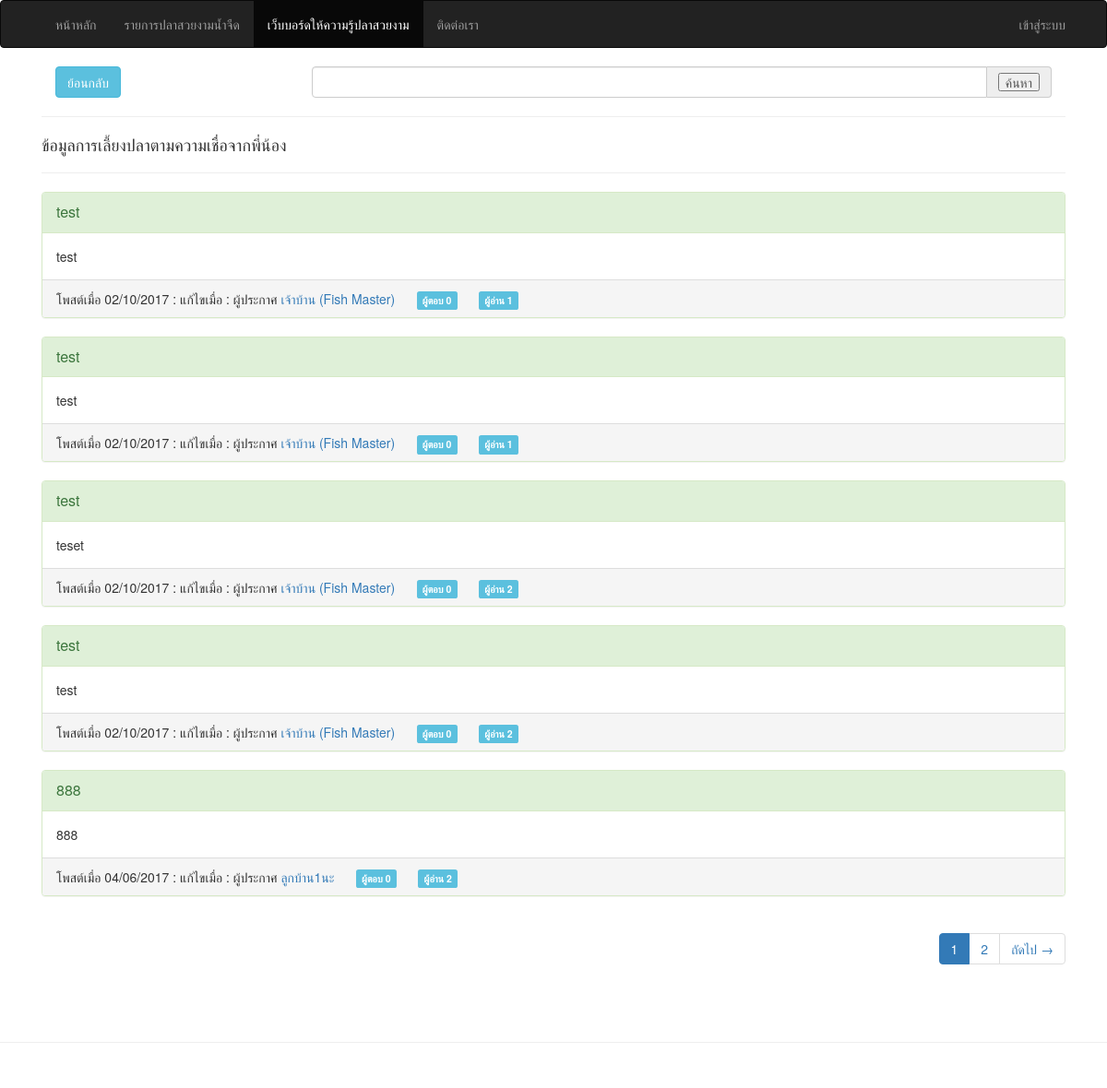
The page /webboard/compare on the database as committed earlier.
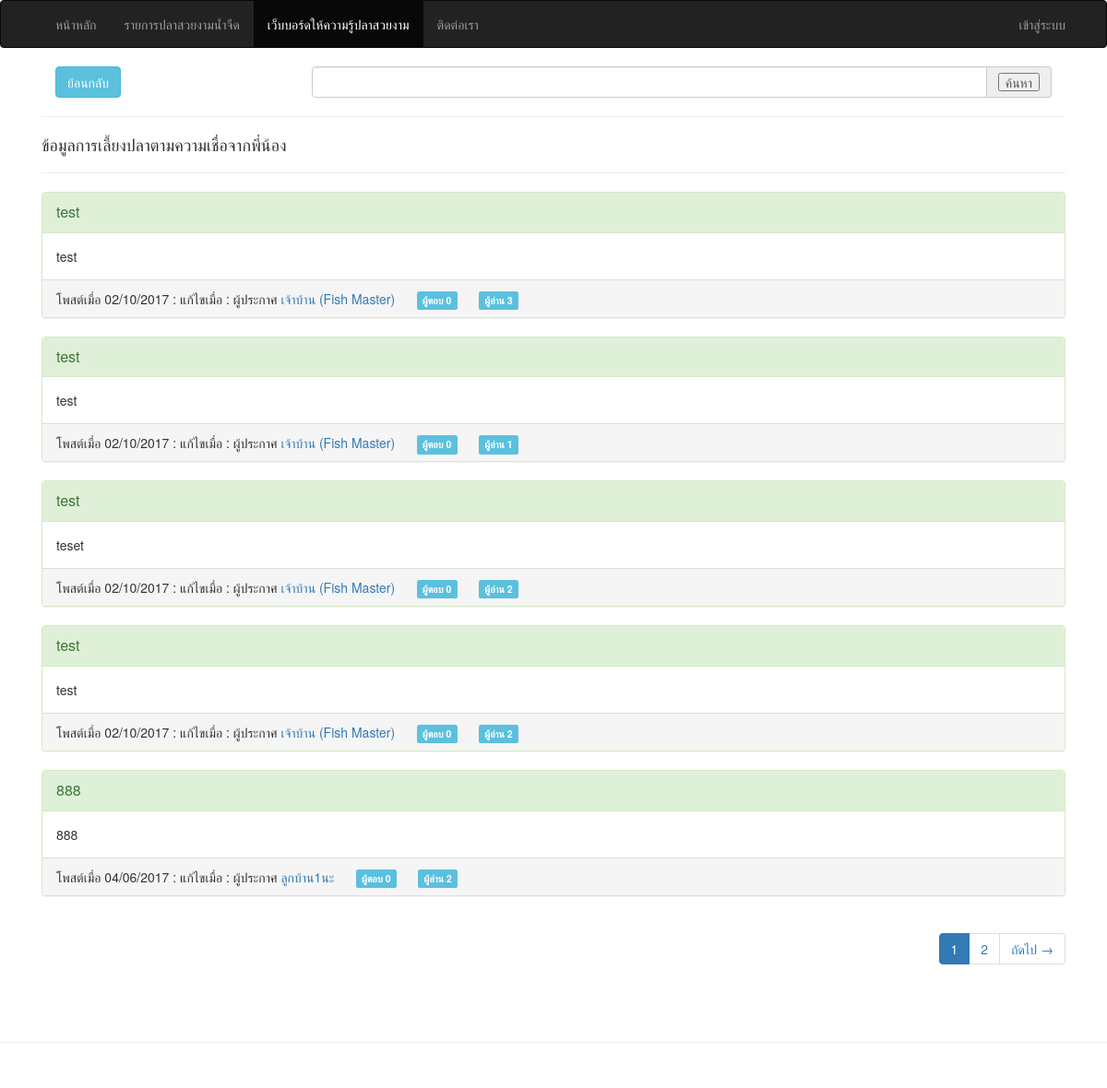
The same page on the database as committed later.
### tables this page shows
CREATE TABLE `compare` (
  `id` int(5) UNSIGNED NOT NULL,
  `member_id` int(5) UNSIGNED NOT NULL,
  `pool_title` varchar(100) NOT NULL,
  `pool_shape` text NOT NULL,
  `pool_detail` text NOT NULL,
  `pool_believe` text NOT NULL,
  `fish_amount` int(5) NOT NULL,
  `views` int(5) NOT NULL,
  `date_create` varchar(10) NOT NULL,
  `date_modify` varchar(10) NOT NULL
);

CREATE TABLE `member` (
  `id` int(5) UNSIGNED NOT NULL,
  `title` varchar(10) NOT NULL,
  `fullname` varchar(150) NOT NULL,
  `birthdate` varchar(10) NOT NULL,
  `address` text NOT NULL,
  `email` varchar(50) NOT NULL,
  `password` varchar(32) NOT NULL,
  `phone` varchar(15) NOT NULL,
  `date_create` varchar(10) NOT NULL,
  `date_activity` varchar(19) NOT NULL,
  `picture` varchar(100) NOT NULL,
  `role` enum('admin','member') NOT NULL DEFAULT 'member'
);

### application/core/MY_Controller.php (called while the page is built, shortened)
<?php if ( ! defined('BASEPATH')) exit('No direct script access allowed');
class MY_Controller extends CI_Controller {
  public function __construct()
  {
    parent::__construct();
  }
}

### application/controllers/Webboard.php (called while the page is built, shortened)
<?php
class Webboard extends MY_Controller {
  public function __construct()
  {
    parent::__construct();
    $this->load->model('Webboard_model','webboard');
  }
  function compare($id='')
  {
    if ((int)$id > 0) :
      $post = $this->input->post();
      if ($post) :
        $comment = $this->db->insert('compare_comment',$post);
        if ($comment !== FALSE) :
          $this->session->set_flashdata(array('class'=>'success','value'=>'คอมเม้นต์เรียบร้อยแล้ว'));
          redirect($this->agent->referrer());
        endif;
      endif;
      $config	= array(
        'base_url' => current_url(),
        'total_rows' => $this->db->where('compare_id',$id)->count_all_results('compare_comment'),
        'per_page' => 5
      );
      $offset = ($this->input->get('p') > 0) ? $this->input->get('p') : '0';
      $this->pagination->initialize($config);
      $this->data['compare'] = $this->db->get_where('compare',array('id'=>$id))->row_array();
      $this->data['compare_detil'] = $this->db->get_where('compare_detail',array('compare_id'=>$id))->result_array();
      $this->data['member_id'] = $this->db->get_where('member',array('id'=>$this->data['compare']['member_id']))->row_array();
      $this->data['comments'] = $this->db->limit($config['per_page'],$offset)->get_where('compare_comment',['compare_id'=>$id])->result_array();
      $this->db->where('id',$this->data['compare']['id'])->set('views','views+1',FALSE)->update('compare');
    else:
      $search = $this->input->get('search');
      $config	= array(
        'base_url' => uri_string(),
        'total_rows' => $this->db->like('pool_title',$search)->count_all_results('compare'),
        'per_page' => 5
      );
      $offset = ($this->input->get('p') > 0) ? $this->input->get('p') : '0';
      $this->pagination->initialize($config);
      $this->data['compare'] = $this->db->like('pool_title',$search)->limit($config['per_page'])->offset($offset)->order_by('id','DESC')->get('compare')->result_array();
    endif;
    $this->data['content'] = $this->load->view('webboard/compare',$this->data,TRUE);
    $this->load->view('_layout_main', $this->data);
  }
}

### index.php (called while the page is built, shortened)
<?php
require_once BASEPATH.'core/CodeIgniter.php';

### application/views/webboard/compare.php (the view)
<?php if ($this->uri->segment(3) > 0) : ?>
  <?php $edit = ($this->session->id == $member_id['id'] || $this->session->role == 'admin') ? anchor('webboard/compare_edit/'.$compare['id'],'แก้ไข',array('class'=>'btn btn-warning pull-right')) :'';?>
  <?php $delete = ($this->session->id == $member_id['id'] || $this->session->role == 'admin') ? anchor('webboard/delete_compare/'.$compare['id'],'ลบ',array('class'=>'btn btn-danger pull-right','onclick'=>"return confirm('ต้องการลบหัวข้อนี้?');")) :'';?>
  <?=anchor('#','ย้อนกลับ',array('class'=>'btn btn-info','onclick'=>'window.history.back()'));?>
  <div class="panel panel-primary">
    <div class="panel-heading">
      <?=heading($compare['pool_title'],'3',array('class'=>'panel-title')).$delete.$edit;?>
    </div>
    <div class="panel-body">
      <p>
        โพสต์เมื่อ <?=$compare['date_create'].' : ';?>
        แก้ไขเมื่อ <?=$compare["date_modify"].' : ';?>
        โดย <?=(isset($member_id['id'])) ? anchor_popup('member/profile/'.$member_id['id'],$member_id['fullname']) : 'บุคคลทั่วไป';?>
       </p>
      <?=heading('<u>รายการปลาทั้งหมด</u>','4');?>
      <div class="col-sm-12">
        <?php foreach ($compare_detil as $c) : ?>
          <?php $fish = $this->db->get_where('fish',array('id'=>$c['fish_id']))->row_array(); ?>
          <div class="col-md-2 portfolio-item">
            <?=img('assets/fish/'.$fish['picture'],'',array('class'=>'img-responsive','style'=>'width:200px;height:100px;'));?>
            <?=heading($fish['fullname'],'5');?>
            <?=p('จำนวน '.$c['amount']);?>
          </div>
        <?php endforeach; ?>
      </div>
      <div class="col-sm-12">
        <br/><hr/>
        <?=heading('<u>หัวข้อ</u> '.$compare['pool_title'],'4');?>
        <?=p('<u>ชนิดของปลาที่เลี้ยง(จำนวน)</u>');?>
        <p style="text-indent:40px;line-height:1.8em;"><?=$compare['fish_amount'];?> ชนิด</p>
        <?=br();?>
        <?=p('<u>รายละเอียดบ่อปลา</u>');?>
        <p style="text-indent:40px;line-height:1.8em;"><?=$compare['pool_detail'];?></p>
        <?=br();?>
        <?=p('<u>ข้อมูลทางความเชื่อ</u>');?>
        <p style="text-indent:40px;line-height:1.8em;"><?=$compare['pool_believe'];?></p>
        <?=br();?>
      </div>
    </div>
  </div>
  <div class="col-sm-offset-1">
      <?php foreach ($comments as $_n => $n) : ?>
        <div class="panel panel-info">
        <?php $commented_by = $this->db->get_where('member',array('id'=>$n['commented_by']))->row_array(); ?>
        <div class="panel-heading">
          <?=($this->session->role === 'admin' OR $this->session->id === $commented_by['id']) ? anchor('webboard/delete_compare_comment/'.$n['id'],'ลบ',array('class'=>'btn btn-warning pull-right','onclick'=>"return confirm('ลบคอมเม้นต์นี้ ?');")) : '';?>
          <?=heading("โพสต์เมื่อ ".$n["date_create"].' : '.'แก้ไขเมื่อ '.$n["date_modify"].' : '."โดย ".anchor_popup("member/profile/".$commented_by["id"],$commented_by["fullname"]),'4',array('class'=>'panel-pool_title'));?>
        </div>
        <div class="panel-body">
          <?=$n['detail'];?>
        </div>
      </div>
      <?php endforeach; ?>
    <div class="pull-right"><?=$this->pagination->create_links();?></div>
    <?=br(4);?>
  </div>
    <?php if ($this->session->is_login === TRUE) : ?>
      <div class="well">
      <?=form_open(uri_string(),array('class'=>'form-horizontal'),array('compare_id'=>$compare['id'],'commented_by'=>$this->session->id,'date_create'=>date('d/m/Y H:i:s')));?>
      <?=heading('คอมเม้นต์','4').hr();?>
      <div class="form-group">
        <?=form_label(ucfirst('เนื้อหา'),'detail',['class'=>'control-label text-right col-sm-3']);?>
        <div class="col-sm-9">
          <?=form_textarea(['name'=>'detail','class'=>'form-control','required'=>TRUE]);?>
        </div>
      </div>
      <div class="form-group">
        <div class="col-sm-offset-3">
          <?=form_submit('','ยืนยัน',['class'=>'col-sm-2 btn btn-success','autocomplete'=>'off']);?>
          <?=form_reset('','ยกเลิก',['class'=>'btn btn-link','autocomplete'=>'off']);?>
        </div>
      </div>
      <?=form_close();?>
      <?=validation_errors('<div class="alert alert-warning">', '</div>');?>
    </div>
  <?php endif; ?>
<?php else: ?>
  <div class="col-md-12">
    <div class="col-md-3">
      <?=anchor('#','ย้อนกลับ',array('class'=>'btn btn-info','onclick'=>'window.history.back()'));?>
    </div>
    <div class="col-md-9">
      <?=form_open('',['method'=>'get']);?>
      <div class="input-group">
        <?=form_input(['name'=>'search','class'=>'form-control']);?>
        <div class="input-group-addon">
          <?=form_submit('','ค้นหา');?>
        </div>
      </div>
      <?=form_close();?>
    </div>
  </div>
  <div class="col-md-12">
    <hr>
    <?=heading('ข้อมูลการเลี้ยงปลาตามความเชื่อจากพี่น้อง','4').hr();?>
    <?php foreach ($compare as $_n => $n) : ?>
      <div class="panel panel-success">
        <?php $comments = $this->db->where('webboard_id',$n['id'])->count_all_results('webboard_comment');?>
        <?php $member_id = $this->db->get_where('member',array('id'=>$n['member_id']))->row_array();?>
        <div class="panel-heading">
          <p class="panel-title">
            <?=anchor('webboard/compare/'.$n['id'],character_limiter($n['pool_title'],'100'));?>
          </p>
        </div>
        <div class="panel-body">
          <?=character_limiter($n['pool_detail'],'150');?>
        </div>
        <div class="panel-footer">
          <span>โพสต์เมื่อ <?=$n['date_create'];?> : </span>
          <span>แก้ไขเมื่อ <?=$n['date_modify'];?> : </span>
          <span>ผู้ประกาศ <?=(isset($member_id['id'])) ? anchor_popup('member/profile/'.$member_id['id'],$member_id['fullname']) : 'บุคคลทั่วไป';?></span>
          <?=nbs(5).'<span class="label label-info">ผู้ตอบ '.$comments.'</span>';?>
          <?=nbs(5).'<span class="label label-info">ผู้อ่าน '.$n['views'].'</span>';?>
        </div>
      </div>
    <?php endforeach; ?>
    <div class="pull-right"><?=$this->pagination->create_links();?></div>
  </div>
<?php endif; ?>

### application/config/pagination.php (shortened to what this page needs)
<?php  if ( ! defined('BASEPATH')) exit('No direct script access allowed');
$config['full_tag_open'] = '<ul class="pagination">';
$config['full_tag_close'] = '</ul>';
$config['next_tag_open'] = '<li class="next page">';
$config['next_tag_close'] = '</li>';
$config['cur_tag_open'] = '<li class="active"><a href="">';
$config['cur_tag_close'] = '</a></li>';
$config['num_tag_open'] = '<li class="page">';
$config['num_tag_close'] = '</li>';

### application/helpers/MY_html_helper.php (shortened to what this page needs)
<?php  if ( ! defined('BASEPATH')) exit('No direct script access allowed');
if ( ! function_exists('hr'))
{
	function hr($count = 1)
	{
		return str_repeat('<hr />', $count);
	}
}

### application/views/_layout_main.php
<!DOCTYPE html>
<html lang="en">
<?php $this->load->view('_parts/header'); ?>
<body>
  <?php $this->load->view('_parts/navigation'); ?>
  <div class="container">
    <?php $this->load->view('_parts/carousel'); ?>
    <div class="row">
      <?php $this->load->view('_parts/alert'); ?>
      <div class="col-lg-12">
        <?=$content;?>
      </div>
    </div>
  </div>
  <?php $this->load->view('_parts/footer'); ?>
</body>
</html>

### application/views/_parts/header.php (shortened to what this page needs)
<head>
    <?=link_tag('assets/css/bootstrap.min.css');?>
    <?=link_tag('assets/css/font-awesome.min.css');?>
    <?=link_tag('assets/css/bootstrap-select.min.css');?>
    <?=link_tag('assets/css/bootstrap.datatable.min.css');?>
    <?=link_tag('assets/css/bootstrap.datepicker.min.css');?>
    <?=link_tag('assets/css/bootstrap.lightbox.min.css');?>
    <?=link_tag('assets/css/toast.min.css');?>
    <?=link_tag('assets/css/common.css');?>
</head>

### application/views/_parts/navigation.php (shortened to what this page needs)
<nav class="navbar <?=(in_array('admin',$this->uri->segment_array()) || in_array('admin',$this->uri->segment_array()))?'navbar-default':'navbar-inverse';?>">
  <div class="container">
    <div class="collapse navbar-collapse" id="bs-example-navbar-collapse-2">
      <?php if (in_array('admin',$this->uri->segment_array())) : ?>
        <ul class="nav navbar-nav">
          <li class="dropdown">
            <?=anchor('#','ข้อมูลสมาชิก <span class="caret"></span>',['class'=>'dropdown-toggle','data-toggle'=>'dropdown']);?>
            <ul class="dropdown-menu">
              <li><?=anchor('admin/member/create','เพิ่มข้อมูลสมาชิก');?></li>
              <li><?=anchor('admin/member','รายการข้อมูลสมาชิก');?></li>
            </ul>
          </li>
          <li class="dropdown">
            <?=anchor('#','ข้อมูลปลาสวยงาม <span class="caret"></span>',['class'=>'dropdown-toggle','data-toggle'=>'dropdown']);?>
            <ul class="dropdown-menu">
              <li><?=anchor('admin/fish/fish','บันทึกข้อมูลปลาสวยงาม');?></li>
              <li><?=anchor('admin/fish/nature','บันทึกข้อมูลอุปนิสัย');?></li>
              <li><?=anchor('admin/fish/feed','บันทึกข้อมูลการกินอาหาร');?></li>
              <li><?=anchor('admin/fish/living','บันทึกข้อมูลการอยู่อาศัย');?></li>
              <li><?=anchor('admin/fish/container','บันทึกข้อมูลสภาพแวดล้อมที่เหมาะสม');?></li>
              <li><?=anchor('admin/fish/halo','บันทึกข้อมูลการเสริมบารมี');?></li>
              <li><?=anchor('admin/fish/day','บันทึกข้อมูลวันมงคล');?></li>
              <li><?=anchor('admin/fish/element','บันทึกข้อมูลธาตุมงคล');?></li>
              <li><?=anchor('admin/fish/age','บันทึกข้อมูลช่วงอายุมงคล');?></li>
              <li><?=anchor('admin/fish/sex','บันทึกข้อมูลเพศมงคล');?></li>
              <li><?=anchor('admin/fish','รายการข้อมูลปลาสวยงาม');?></li>
            </ul>
          </li>
          <li><?=anchor('admin/config/about','ข้อมูลการติดต่อ');?></li>
        </ul>
        <ul class="nav navbar-nav navbar-right">
          <li><?=anchor('','กลับหน้าหลัก');?></li>
        </ul>
      <?php elseif (in_array('member',$this->uri->segment_array())): ?>
        <ul class="nav navbar-nav navbar-right">
          <li><?=anchor('','กลับหน้าหลัก');?></li>
        </ul>
      <?php else: ?>
        <ul class="nav navbar-nav">
          <li><?=anchor('','หน้าหลัก');?></li>
          <li class="<?=(in_array('fish',$this->uri->segment_array()))?'active':'';?>"><?=anchor('fish','รายการปลาสวยงามน้ำจืด');?></li>
          <li class="<?=(in_array('webboard',$this->uri->segment_array()))?'active':'';?>"><?=anchor('webboard','เว็บบอร์ดให้ความรู้ปลาสวยงาม');?></li>
          <li class="<?=(in_array('about',$this->uri->segment_array()))?'active':'';?>"><?=anchor('main/about','ติดต่อเรา');?></li>
        </ul>
        <ul class="nav navbar-nav navbar-right">
          <?php if ($this->session->userdata('is_login')) : ?>
            <li class="dropdown">
              <?=anchor('#',$this->session->fullname.nbs(2).'<span class="caret"></span>',['class'=>'dropdown-toggle','data-toggle'=>'dropdown']);?>
              <ul class="dropdown-menu">
                <li><?=anchor('member/profile/'.$this->session->id,'ข้อมูลทั่วไป');?></li>
                <li><?=anchor('member/change_password/'.$this->session->id,'เปลี่ยนรหัสผ่าน');?></li>
                <?php if ($this->session->role == 'admin') : ?>
                  <li role="separator" class="divider"></li>
                  <li><?=anchor('admin/member','ระบบผู้ดูแล');?></li>
                <?php endif; ?>
                <li role="separator" class="divider"></li>
                <li><?=anchor('member/signout','ออกจากระบบ');?></li>
              </ul>
            </li>
          <?php else: ?>
            <li><?=anchor('member/signin','เข้าสู่ระบบ');?></li>
          <?php endif; ?>
        </ul>
      <?php endif; ?>
    </div>
  </div>
</nav>

### application/views/_parts/footer.php
<br/><br/>
<footer>
  <hr/>
  <div class="container">
    <div class="row">
        <div class="col-lg-12">
        </div>
    </div>
  </div>
</footer>

### assets/css/common.css (style rules this page uses)
html { position: relative; min-height: 100%; }
body { margin: 0 0 100px; }
nav { font-size: 1em !important; }
footer { position: absolute; left: 0; bottom: 0; height: 100px; width: 100%; }

Rows that differ between the two databases and show on the page:
changed compare (number 1 of 5 on the later page): views "1" → "3"
